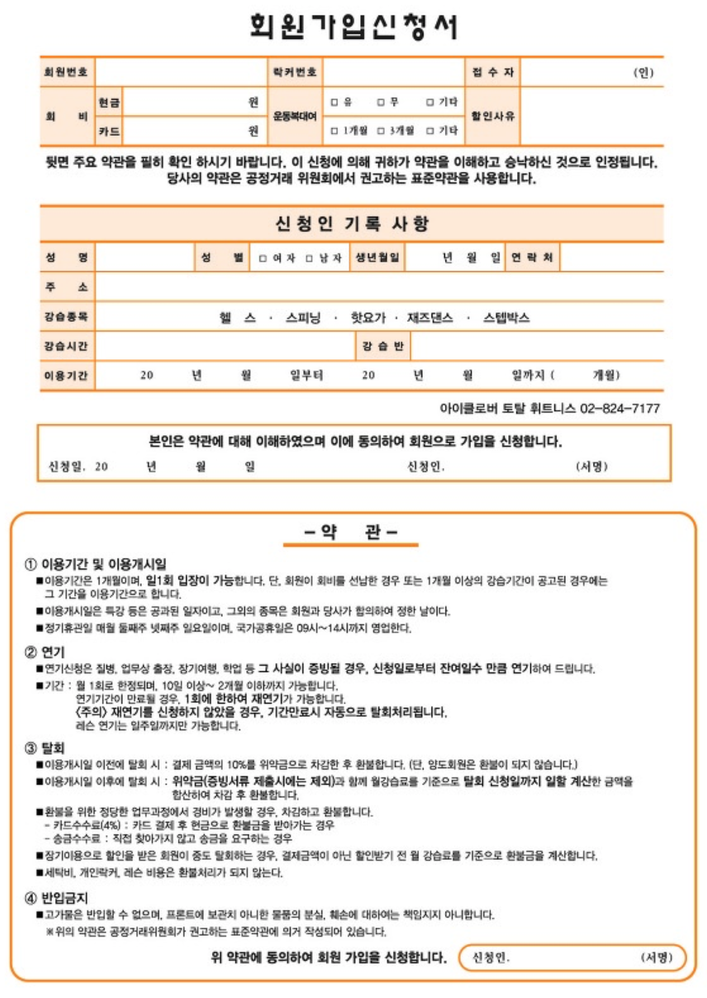
#> input picture data/FO-회원가입-01.png, 707 x 998 px, shrunk from 1284 x 1814 before the run
$ python temp.py   (older library calls are emulated)
#> lines starting #> are read from the running program, lines starting #| are printed output that depends on the picture; after the words box and inside, x2 and y2 are one past the last pixel; in counts of white or black regions, pixels touching at a corner belong together
import numpy as np
import cv2
import math
import random
from matplotlib import pyplot as plt
from skimage.measure import compare_ssim
import pytesseract as ocr


# img : Original image
# line_image : 라인만 있는 이미지
# erased_line : 라인을 지운 이미지

def temp():
    # detect contours
    img = cv2.imread('../data/FO-회원가입-01.png')
#> img is the input picture: shape (998, 707, 3); mean B, G, R 229.3, 234.4, 239.1

    if img is None:
        exit()

    imgray = cv2.cvtColor(img, cv2.COLOR_BGR2GRAY)
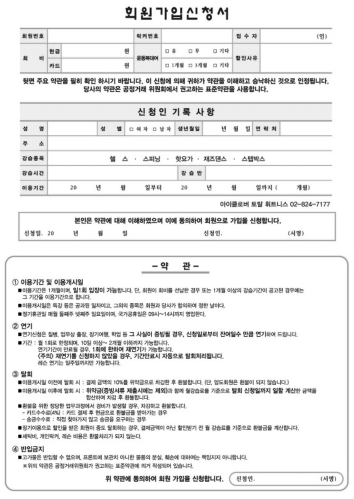
#> imgray: shape (998, 707) (shown at 1/2 size); min 0, max 255, mean 235.2

    # cv2.RETR_CCOMP --> hirarchy level을 2단계로만 구성
    ret, thr = cv2.threshold(imgray, 230, 255, 0)
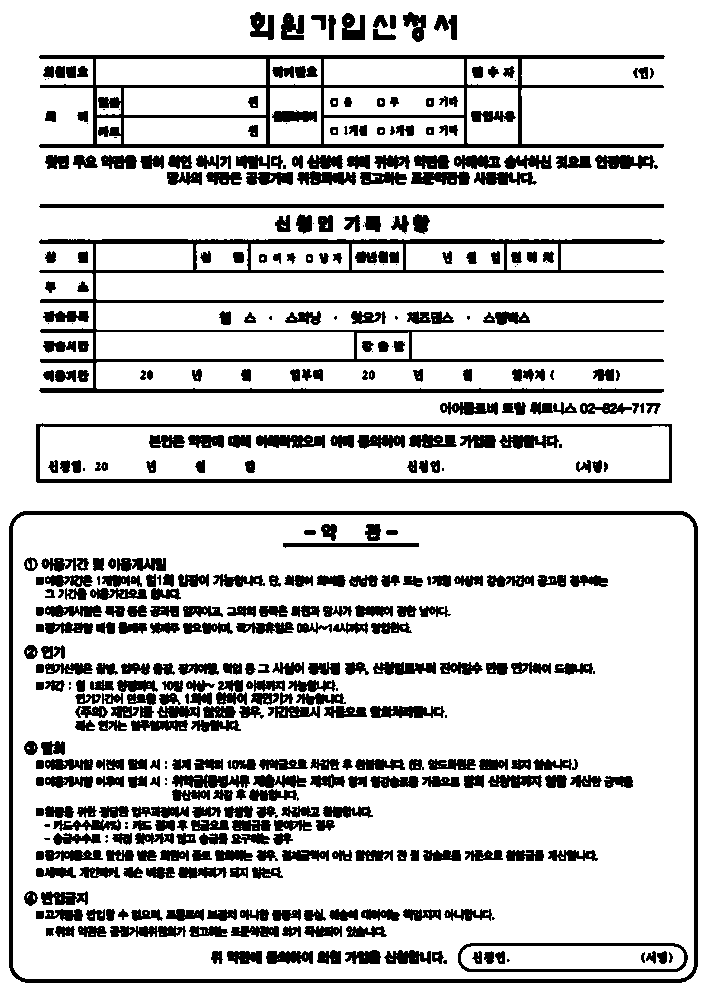
#> thr: shape (998, 707); 81.4% white; 460 black regions (52 under 20 px)
    _, contours, hierarchy = cv2.findContours(thr, cv2.RETR_CCOMP,
                                              cv2.CHAIN_APPROX_SIMPLE)
#> contours = 1168 contours, 722 with area under 20; largest, box (x1, y1, x2, y2) and area: (0, 0, 707, 998) 703882, (8, 510, 699, 984) 326021, (13, 515, 694, 979) 314656, (38, 54, 666, 149) 43141, (35, 422, 673, 484) 38218
    # original image's width & height
    origin_width = img.shape[1]
    origin_height = img.shape[0]

    # 글자 내에 생기는 contour는 작음
    # 실제 런칭시에는 사용자에게 기본폰트 사이즈가 몇인지 입력받는다
    # font_size + 1
    min_width = 15
    min_height = 15
    i = 0

    # creating a blank to draw lines on
    contour_image = np.copy(img) * 0
#> contour_image: shape (998, 707, 3); every value is 0

    # first contour for making line clarify
    for contour in contours:
        # top-left vertex coordinates (x,y) , width, height
        x, y, width, height = cv2.boundingRect(contour)

        # adjacent pixels bgr median, darkness++
        mid_b = 0
        mid_g = 0
        mid_r = 0
        j = 0
        for my in range(y - 2, y + 3):
            for mx in range(x - 2, x + 3):
                if (my and mx) >= 0:
                    mid_b += int(img.item(my, mx, 0))  # b
                    mid_g += int(img.item(my, mx, 1))  # g
                    mid_r += int(img.item(my, mx, 2))  # r
                    j += 1
        mid_b = (mid_b / j) * 0.8
        mid_g = (mid_g / j) * 0.8
        mid_r = (mid_r / j) * 0.8

        # Draw rectangle with median bgr
        # larger than the half of original image size
        if width > origin_width * 0.5 or height > origin_height * 0.5:
            contour_image = cv2.rectangle(img, (x + 1, y + 1), (x + width - 1, y + height - 1),
                                          (mid_b, mid_g, mid_r, 50), 2)
            i += 1
            continue
        if (width > min_width and height > min_height) and ((hierarchy[0, i, 2] != -1 or hierarchy[0, i, 3] == (
                len(hierarchy) - 2 or len(hierarchy) - 1)) or cv2.arcLength(contour, True) > 1000):
            # child가 없는 contour(최내곽)이 아니거나 parent가 최외곽 or 최외곽-1인 contour
            # 또는 arc length > 1000 이상
            contour_image = cv2.rectangle(img, (x - 1, y - 1), (x + width + 1, y + height + 1),
                                          (mid_b, mid_g, mid_r, 50), 2)
        i += 1
#> this loop made 1168 passes
#> (x, y, width, height, mid_b, mid_g, mid_r) on passes 2 to 4: (334, 959, 1, 1, 100.8, 100.8, 100.8), (277, 959, 1, 1, 119.6, 119.6, 119.6), (245, 959, 1, 1, 110.4, 110.4, 110.4)
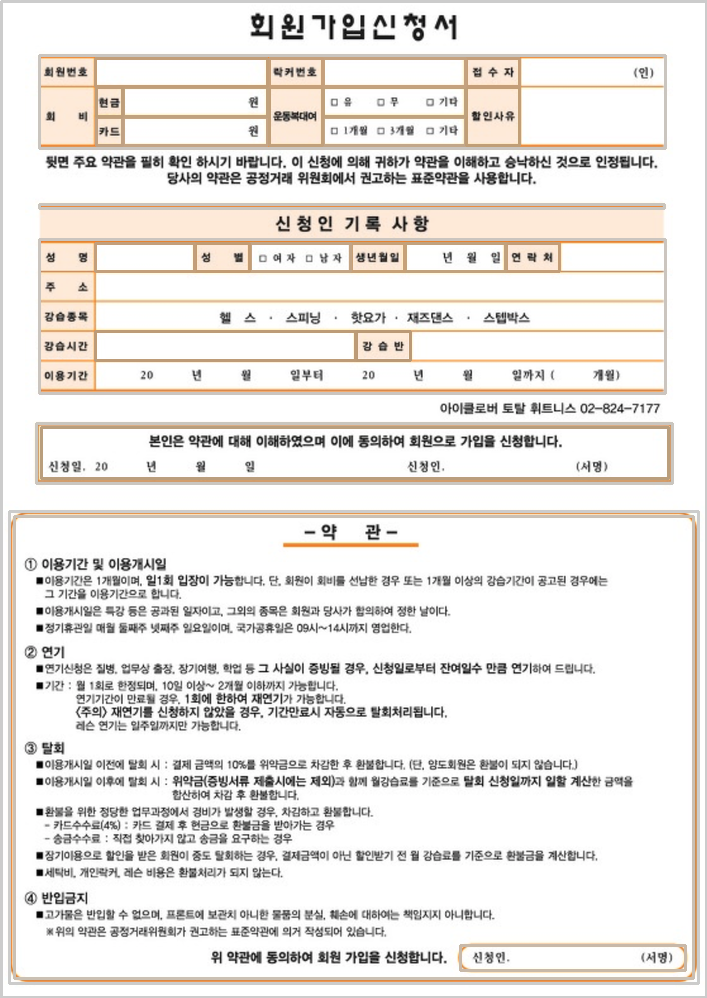
#> img: shape (998, 707, 3); 8.17% of pixels changed, all inside (x1, y1, x2, y2) = (0, 0, 707, 998)

    # cv2.imwrite('./data/result/boxing_clarify.png', contour_image)
    # cv2.imshow('coutour_first', contour_image)
    # cv2.waitKey(0)
    ########################################################################################################################
    # ocr box by box
    for_ocr = np.copy(contour_image)
    for_ocr2 = np.copy(contour_image)
    imgray = cv2.cvtColor(for_ocr, cv2.COLOR_BGR2GRAY)
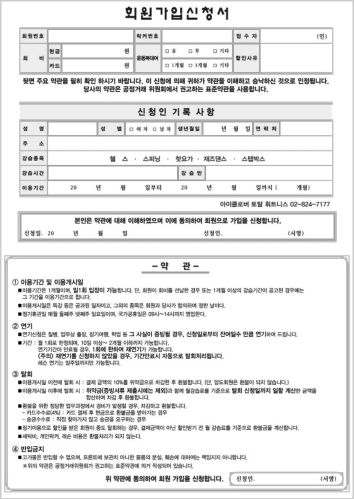
#> imgray: shape (998, 707) (shown at 1/2 size); min 0, max 255, mean 232.1
    ret, thr = cv2.threshold(imgray, 230, 255, 0)
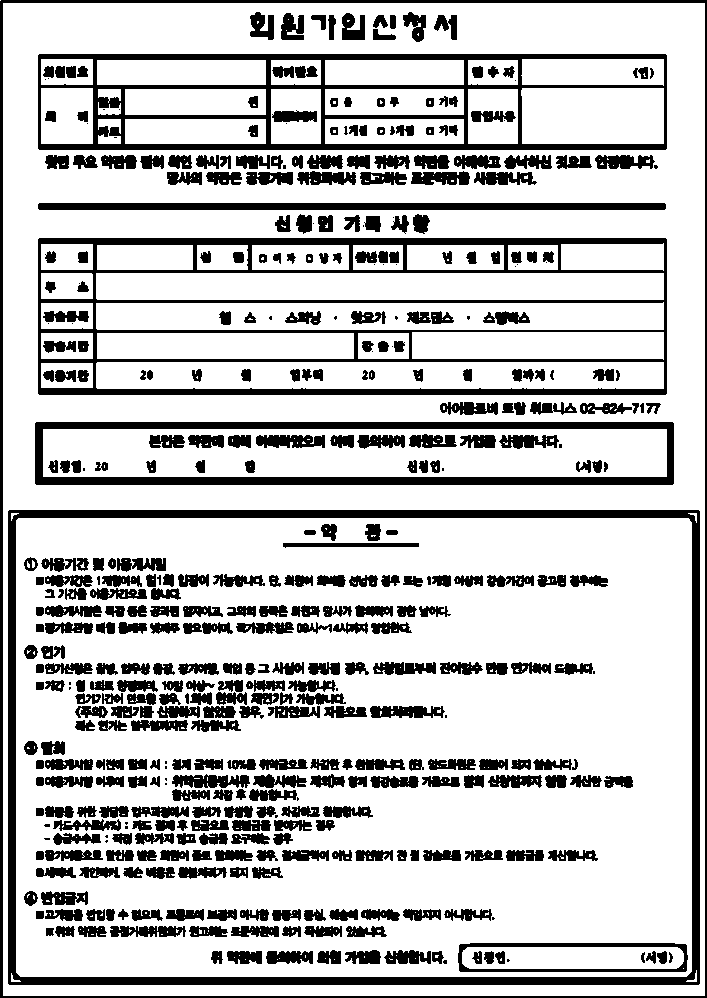
#> thr: shape (998, 707); 76.7% white; 461 black regions (52 under 20 px), largest, box (x1, y1, x2, y2) and area: (8, 510, 700, 985) 18321, (38, 238, 667, 395) 17545, (38, 54, 667, 150) 13715
    _, contours, hierarchy = cv2.findContours(thr, cv2.RETR_CCOMP,
                                              cv2.CHAIN_APPROX_SIMPLE)  # cv2.RETR_CCOMP --> hirarchy level을 2단계로만 구성
    # bounding cell #글자 내에 생기는 contour는 작음
    min_width = 15
    min_height = 15
    i = 0

    for contour in contours:
        # top-left vertex coordinates (x,y) , width, height
        x, y, width, height = cv2.boundingRect(contour)
        # Draw screenshot that are larger than the standard size
        if (width > min_width or height > min_height) and ((hierarchy[0, i, 2] != -1 or hierarchy[0, i, 3] == (len(hierarchy) - 2 or len(hierarchy) - 1)) or cv2.arcLength(contour, True) > 1000):
            # child가 없는 contour(최내곽)이 아니거나 parent가 최외곽 or 최외곽-1인 contour
            temp_img = (for_ocr[y:y + height, x:x + width])
            if (width > 5 or height > 5):
                text = ocr.image_to_string(temp_img, lang='kor')
                if (len(text) == 0):
                    pass
                else:
                    print(text)
                    cv2.imshow(str(i), temp_img)
                    cv2.waitKey(0)
                    cv2.destroyAllWindows()

            # 중복으로 OCR 되는 것을 막기 위해 하얀색으로 채워줌
            cv2.rectangle(for_ocr, (x, y), (x + width, y + height), (255, 255, 255), cv2.FILLED)
        i += 1
#> this loop made 20 passes
#> contour on passes 3 to 10: [[683, 968]], [[477, 959], [478, 960], [478, 959]], [[334, 959]], [[277, 959]], [[245, 959]], [[501, 958], [500, 959], [500, 960], [501, 960]], [[415, 958]], [[389, 958], [390, 959], [392, 959], [390, 959]]
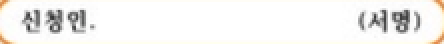
#> temp_img: shape (22, 222, 3) (shown 2 times larger); mean B, G, R 239.8, 242, 243.2
    '''
    for tmp_img in tmp_images:
        tmp_imgray = cv2.cvtColor(tmp_img, cv2.COLOR_BGR2GRAY)
        ret, thr = cv2.threshold(tmp_imgray, 230, 255, 0)
        _, tmp_contours, _ = cv2.findContours(thr, cv2.RETR_TREE,
                                                  cv2.CHAIN_APPROX_SIMPLE)  # cv2.RETR_CCOMP --> hirarchy level을 2단계로만 구성
        for tmp_contour in tmp_contours:
            x, y, width, height = cv2.boundingRect(tmp_contour)
            # Draw screenshot that are larger than the standard size
            if width > min_width or height > min_height :
                tmp_img22 = (tmp_img[y:y + height, x:x + width])
                text = ocr.image_to_string(tmp_img22, lang='kor')
                if (len(text) == 0):
                    pass
                else:
                    print(text)
                    cv2.imshow(str(i), tmp_img22)
                    cv2.waitKey(0)
                    cv2.destroyAllWindows()
                # 중복으로 OCR 되는 것을 막기 위해 하얀색으로 채워줌
                cv2.rectangle(tmp_img, (x, y), (x + width, y + height), (255, 255, 255), cv2.FILLED)
    '''
    ########################################################################################################################
    # repeat contour detection
    imgray = cv2.cvtColor(contour_image, cv2.COLOR_BGR2GRAY)
    ret, thr = cv2.threshold(imgray, 230, 255, 0)

    _, contours, hierarchy = cv2.findContours(thr, cv2.RETR_CCOMP,
                                              cv2.CHAIN_APPROX_SIMPLE)

    # image that only lines will be drawn
    line_image = contour_image * 0
    i = 0

    # Draw rectangle with white color
    for contour in contours:
        x, y, width, height = cv2.boundingRect(contour)

        if width > origin_width * 0.5 or height > origin_height * 0.5:
            line_image = cv2.rectangle(line_image, (x, y), (x + width, y + height), (255, 255, 255, 50), 2)
        if (width > min_width and height > min_height) and ((hierarchy[0, i, 2] != -1 or hierarchy[0, i, 3] == (
                len(hierarchy) - 2 or len(hierarchy) - 1)) or cv2.arcLength(contour, True) > 1000):
            line_image = cv2.rectangle(line_image, (x, y), (x + width, y + height), (255, 255, 255, 50), 2)
        i += 1

    # image that will be erased with white color
    erased_line = cv2.addWeighted(img, 1, line_image, 1, 0)

    ########################################################################################################################

    # 1) line image closing
    # 2) detect_contour with
    # 3) calculte num of cells

    # line_image = cv2.imread('./data/result/line_image.png')

    kernel = np.ones((3, 3), np.uint8)

    line_image = cv2.morphologyEx(line_image, cv2.MORPH_CLOSE, kernel, iterations=5)

    imgray = cv2.cvtColor(line_image, cv2.COLOR_BGR2GRAY)
    ret, thr = cv2.threshold(imgray, 230, 255, 0)

    _, contours, _ = cv2.findContours(thr, cv2.RETR_TREE,
                                      cv2.CHAIN_APPROX_SIMPLE)

    # for calculate that num of cells needed
    needed_x = []
    needed_y = []
    minimum_w = 1000
    minimum_h = 1000

    for contour in contours:
        # top-left vertex coordinates (x,y) , width, height
        x, y, width, height = cv2.boundingRect(contour)
        if minimum_w > width and width > 15:
            minimum_w = width
        if minimum_h > height and height > 15:
            minimum_h = height
        # Draw screenshot that are larger than the standard size
        if width > min_width or height > min_height:
            line_image = cv2.rectangle(line_image, (x, y), (x + width, y + height), (255, 0, 0, 50), 2)
            needed_x.append(x)
            needed_x.append(x + width)
            needed_y.append(y)
            needed_y.append(y + height)

    print('minimun_w: ', minimum_w)
    print('minimun_h: ', minimum_h)
    # ========================================================
    # num of needed cells
    needed_x = sorted(list(set(needed_x)))  # list(set(my_list)) --> 중복제거
    needed_y = sorted(list(set(needed_y)))

    final_x = set()
    final_y = set()
    temp_int = needed_x[0]
    num_temp_int = 1
    for a in range(1, len(needed_x)):
        if needed_x[a] - needed_x[a - 1] < minimum_w:
            temp_int += needed_x[a]
            num_temp_int += 1
        else:
            if (temp_int == needed_x[a - 1]) and a != 1:
                final_x.add(temp_int)
            else:
                final_x.add(int(temp_int / num_temp_int))
            num_temp_int = 1
            temp_int = needed_x[a]
    final_x.add(int(temp_int / num_temp_int))

    temp_int = needed_y[0]
    num_temp_int = 1
    for a in range(1, len(needed_y)):
        if needed_y[a] - needed_y[a - 1] < minimum_h:
            temp_int += needed_y[a]
            num_temp_int += 1
        else:
            if (temp_int == needed_y[a - 1]) and a != 1:
                final_y.add(temp_int)
            else:
                final_y.add(int(temp_int / num_temp_int))
            num_temp_int = 1
            temp_int = needed_y[a]
    final_y.add(int(temp_int / num_temp_int))

    print(needed_y)  # final_x - 1개의 셀이 필요함
    print(needed_y)  # final_y - 1개의 셀이 필요함

    print('x축 셀의 갯수', len(final_x) - 1)
    print(sorted(list(final_x)))
    print('y축 셀의 갯수', len(final_y) - 1)
    print(sorted(list(final_y)))

    for x in final_x:
        cv2.line(line_image, (x, 0), (x, origin_height), (0, 0, 255), 2)
    for y in final_y:
        cv2.line(line_image, (0, y), (origin_width, y), (0, 0, 255), 2)

    # cv2.line(closing, (1020, 0), (1020, origin_height), (0, 255, 0), 2)

    cv2.imshow('draw_needed_cell', line_image)
    #cv2.imwrite('./data/result/cal_cell_needed.png', line_image)
    cv2.waitKey(0)
    cv2.destroyAllWindows()


temp()
#> (the call stopped at in temp, `text = ocr.image_to_string(temp_img, lang='kor')`: pytesseract is not available in this run)

$ run again, with data/FO-계산서-01.png copied over data/FO-회원가입-01.png
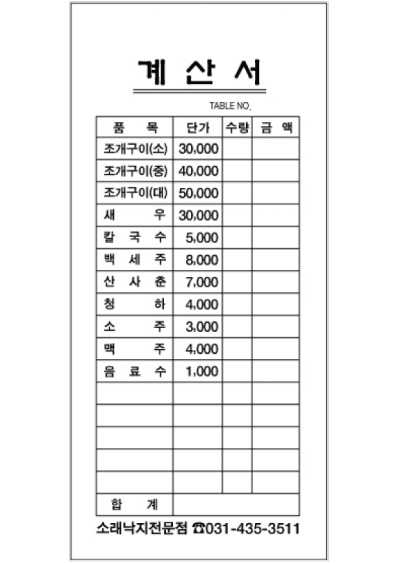
#> input picture data/FO-계산서-01.png, 400 x 563 px
#> in temp, img is the input picture: shape (563, 400, 3); mean B, G, R 239.9, 239.9, 239.9
#> in temp, `ret, thr = cv2.threshold(imgray, 230, 255, 0)`:
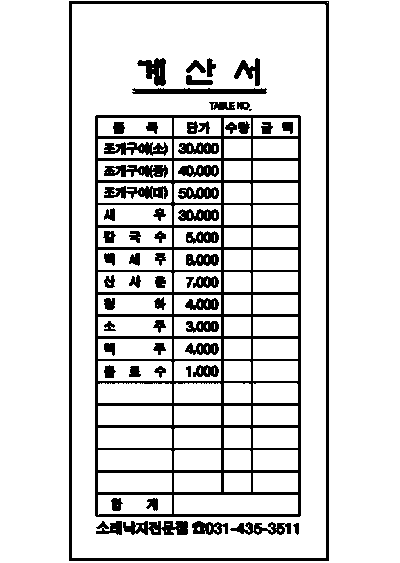
#> thr: shape (563, 400); 85.8% white; 62 black regions (1 under 20 px)
#> contours = 218 contours, 83 with area under 20; largest, box (x1, y1, x2, y2) and area: (0, 0, 400, 563) 224238, (68, 0, 330, 562) 146419, (72, 4, 326, 558) 139908, (94, 114, 302, 518) 83413, (174, 495, 298, 514) 2214
#> contour_image: shape (563, 400, 3); every value is 0
#> the loop in temp, `for contour in contours:` made 218 passes
#> (x, y, width, height, mid_b, mid_g, mid_r) on passes 2 to 4: (279, 529, 3, 3, 132.2, 132.1, 132.1), (276, 529, 1, 1, 114.7, 114.7, 114.7), (256, 529, 3, 3, 135.6, 135.6, 135.6)
#> in temp, `ret, thr = cv2.threshold(imgray, 230, 255, 0)`:
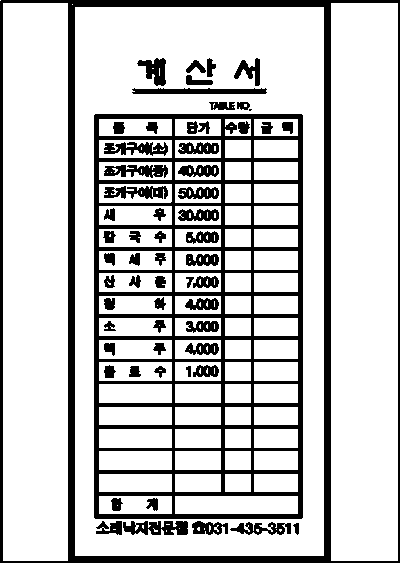
#> thr: shape (563, 400); 78.5% white; 61 black regions (1 under 20 px), largest, box (x1, y1, x2, y2) and area: (94, 114, 303, 519) 21848, (0, 0, 400, 563) 14841, (132, 88, 267, 94) 679
#> the loop in temp, `for contour in contours:` made 15 passes
#> contour on passes 1, 3, 5, 6, 7, 12, 13, 14: [[166, 530], [166, 531]], [[276, 529]], [[113, 529], [115, 529]], [[204, 528], [204, 529]], [[179, 528]], [[142, 525], [142, 527], [143, 528], [143, 525]], [[166, 524], [169, 524]], [[117, 505]]
